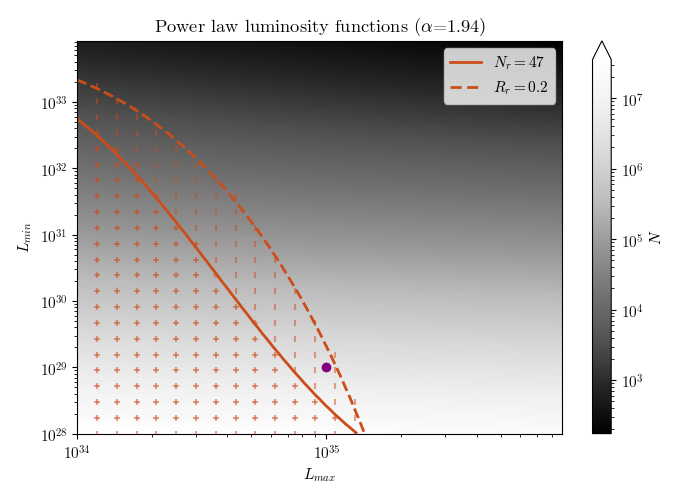

Recreate this plot in Python.
from matplotlib import pyplot as plt
from math import log, exp
from scipy.special import gammainc, gamma
import matplotlib.colors as colors
from matplotlib.lines import Line2D
import numpy as np

plt.style.use('latex')

POWER_STEP = 1.1 # 1 is the minimum

ALPHA_L = 1.94
L_EXCESS = 6.756e36# 6.37e36  # All units are in ergs per second
L_THRESH = 1.0e34
L_MIN_RANGE=[1.0e28, 1.0e34]
L_MAX_RANGE=[1.0e34, 1.0e36]

NUM_PULSARS_ABOVE_THRESHOLD = 47
FRAC_ABOVE_THRESHOLD=1/5.0

DRAW_EXTRA_CONTOURS = False
LINE_COLOR = (0.8, 0.3, 0.1)
SHADE_SCALE=25

dimMin= int(log(L_MIN_RANGE[1]/L_MIN_RANGE[0]) / log(POWER_STEP))
dimMax= int(log(L_MAX_RANGE[1]/L_MAX_RANGE[0]) / log(POWER_STEP))

paperPoint = [1e35, 1e29]

def shade(field, threshold, xs, ys, off=False):
    px = []
    py = []
    for x in range(0 if off else 1, SHADE_SCALE, 1):
        inx = int(float(x) / SHADE_SCALE * field.shape[1])
        for y in range(0 if off else 1, SHADE_SCALE, 1):
            iny = int(float(y) / SHADE_SCALE * field.shape[0])
            if field[iny][inx] < threshold:
                fracx = float(x) / SHADE_SCALE * field.shape[1] - inx
                fracy = float(y) / SHADE_SCALE * field.shape[0] - iny
                px.append(xs[inx] + fracx * (xs[inx+1] - xs[inx]))
                py.append(ys[iny] + fracy * (ys[iny+1] - ys[iny]))
    plt.scatter(px, py, marker=('|' if off else '_'), c=LINE_COLOR, sizes = (20,), alpha=0.5)
        

def Gamma(s, x):
    if(s < 0):
        return (Gamma(s+1, x) - x**s * exp(-x))/s
    return gamma(s) * (1-gammainc(s, x))

def getNumPulsars(lMin, lMax):
    lumExp = lMax**(2-ALPHA_L) * Gamma(2-ALPHA_L, lMin / lMax)
    Aexp = L_EXCESS / lumExp
    Nexp = Aexp *  lMax**(1-ALPHA_L) * Gamma(1-ALPHA_L, lMin / lMax)

    return Nexp

def getNumPulsarsAboveThreshold(lMin, lMax):
    lumExp = lMax**(2-ALPHA_L) * Gamma(2-ALPHA_L, lMin / lMax)
    Aexp = L_EXCESS / lumExp
    nAbove = Aexp *  lMax**(1-ALPHA_L) * Gamma(1-ALPHA_L, L_THRESH / lMax)
    return nAbove

def getFracLumAboveThreshold(lMin, lMax):
    # return (lum above thresh) / totalLum
    fracAbove = Gamma(2-ALPHA_L, L_THRESH / lMax) / (Gamma(2-ALPHA_L, lMin / lMax))
    return fracAbove


print("""Paper point info:
    Coordinates: L0 = {0}, sigma = {1}
    Total num pulsars: {2}
    Num pulsars above threshold: {3}
    Fraction luminosity above threshold: {4}""".format(paperPoint[1], paperPoint[0], getNumPulsars(paperPoint[1], paperPoint[0]), 
    getNumPulsarsAboveThreshold(paperPoint[1], paperPoint[0]), getFracLumAboveThreshold(paperPoint[1], paperPoint[0])))

print("Delta function values:", getNumPulsars(L_THRESH, L_THRESH*1.0001))


def getGreenYIntercept():
    ERROR_WIDTH = 0.01

    lowLmin = L_MIN_RANGE[0] # Too few pulsars above threshold
    highLmin = L_MIN_RANGE[1] # Too many pulsars above threshold
    numLow = getNumPulsarsAboveThreshold(lowLmin, L_THRESH)
    numHigh = getNumPulsarsAboveThreshold(highLmin, L_THRESH)
    errorNumPulsars = 2 * ERROR_WIDTH
    while abs(numLow - numHigh) > ERROR_WIDTH:
        mid = (lowLmin + highLmin) / 2
        numMid = getNumPulsarsAboveThreshold(mid, L_THRESH)
        if numMid > NUM_PULSARS_ABOVE_THRESHOLD:
            highLmin = mid
            numHigh = numMid
        else:
            lowLmin = mid
            numLow = numMid
    
    print("Lmin for number requirement and Lmax = Lthresh: ", (lowLmin + highLmin) / 2)
    print("Number of total pulsars for number requirement and Lmax = Lthresh: ", getNumPulsars((lowLmin + highLmin) / 2, L_THRESH))

numPulsars = []
for i in range(dimMin):
    line = []
    for j in range(dimMax):
        nExp = getNumPulsars(L_MIN_RANGE[0] * POWER_STEP**i, L_MAX_RANGE[0] * POWER_STEP**j)
        line.append(nExp)
    numPulsars.append(line)

numAboveThreshold = []
for i in range(dimMin):
    line = []
    for j in range(dimMax):
        nExp = getNumPulsarsAboveThreshold(L_MIN_RANGE[0] * POWER_STEP**i, L_MAX_RANGE[0] * POWER_STEP**j)
        line.append(nExp)
    numAboveThreshold.append(np.asarray(line))

fracAboveThreshold = []
for i in range(dimMin):
    line = []
    for j in range(dimMax):
        nExp = getFracLumAboveThreshold(L_MIN_RANGE[0] * POWER_STEP**i, L_MAX_RANGE[0] * POWER_STEP**j)
        line.append(nExp)
    fracAboveThreshold.append(np.asarray(line))

numAboveThreshold = np.stack(numAboveThreshold)
fracAboveThreshold = np.stack(fracAboveThreshold)



lMinVals = [L_MIN_RANGE[0] * POWER_STEP**i for i in range(dimMin)]
lMaxVals = [L_MAX_RANGE[0] * POWER_STEP**j for j in range(dimMax)]


getGreenYIntercept()


fig, ax = plt.subplots(figsize=(7, 5))
'''plt.text(0.95, 0.95, 'Greens: number limit\nReds: luminosity limit\nBold: Fermilab observations', 
    horizontalalignment='right', verticalalignment='top', transform=ax.transAxes, color='white', backgroundcolor=(0, 0, 0, 0.3))'''

plt.xscale("log")
plt.yscale("log")
plt.xlabel("$L_{max}$")
plt.ylabel("$L_{min}$")
plt.title("Power law luminosity functions ($\\alpha$={0})".format(ALPHA_L))

c1 = plt.pcolor(lMaxVals, lMinVals, numPulsars, 
                   norm=colors.LogNorm(vmin=min([min(v) for v in numPulsars]),
                   vmax=max([max(v) for v in numPulsars])), cmap='Greys_r')
cbar = plt.colorbar(c1, extend='max')
cbar.set_label("$N$")

# Greens
if(DRAW_EXTRA_CONTOURS):
    plt.contour(lMaxVals, lMinVals, numAboveThreshold, [10*i for i in range(1, 20)], 
        colors=[(0, i/20.0, 0, 1) for i in range(1, 20)], linewidths=1)
plt.contour(lMaxVals, lMinVals, numAboveThreshold, [NUM_PULSARS_ABOVE_THRESHOLD], colors=[LINE_COLOR], linewidths=2, label="$N_r=47$")

# Reds
if(DRAW_EXTRA_CONTOURS):
    plt.contour(lMaxVals, lMinVals, fracAboveThreshold, [0.1*i for i in range(1, 15)], 
        colors=[(1, i/15.0, 1-i/15.0, 1) for i in range(1, 15)], linewidths=1)
plt.contour(lMaxVals, lMinVals, fracAboveThreshold, [FRAC_ABOVE_THRESHOLD], colors=[LINE_COLOR], linestyles='dashed', linewidths=2, label="$R_r=0.2$")

# Observation
shade(numAboveThreshold, NUM_PULSARS_ABOVE_THRESHOLD, lMaxVals, lMinVals)
shade(fracAboveThreshold, FRAC_ABOVE_THRESHOLD, lMaxVals, lMinVals, True)


# Final points 
plt.scatter(paperPoint[0], paperPoint[1], c='purple')

custom_lines = [Line2D([0], [0], color=LINE_COLOR, lw=2),
                Line2D([0], [0], color=LINE_COLOR, lw=2, dashes=(4, 2))]
plt.legend(custom_lines, ["$N_r=47$", "$R_r=0.2$"])
plt.xlim(lMaxVals[0], lMaxVals[-1])
plt.ylim(lMinVals[0], lMinVals[-1])
plt.tight_layout()


if(DRAW_EXTRA_CONTOURS):
    plt.savefig("contour-overlay-extra.png")
if(not DRAW_EXTRA_CONTOURS):
    plt.savefig("contour-overlay.png")

plt.show()